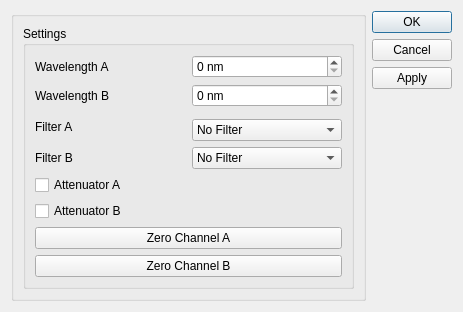
<?xml version="1.0" encoding="UTF-8"?>
<ui version="4.0">
 <class>DialogNewport2936</class>
 <widget class="QDialog" name="DialogNewport2936">
  <property name="geometry">
   <rect>
    <x>0</x>
    <y>0</y>
    <width>463</width>
    <height>293</height>
   </rect>
  </property>
  <property name="windowTitle">
   <string>Dialog</string>
  </property>
  <layout class="QHBoxLayout" name="horizontalLayout_2">
   <item>
    <layout class="QVBoxLayout" name="verticalLayout">
     <item>
      <widget class="QGroupBox" name="group2">
       <property name="title">
        <string/>
       </property>
       <layout class="QVBoxLayout" name="verticalLayout_2">
        <item>
         <widget class="QGroupBox" name="group1">
          <property name="title">
           <string>Settings</string>
          </property>
          <layout class="QGridLayout" name="gridLayout">
           <item row="0" column="1">
            <widget class="QSpinBox" name="spinWavelengthA">
             <property name="suffix">
              <string> nm</string>
             </property>
             <property name="prefix">
              <string/>
             </property>
            </widget>
           </item>
           <item row="4" column="0" rowspan="2" colspan="2">
            <widget class="QLabel" name="label_6">
             <property name="text">
              <string>Filter A</string>
             </property>
            </widget>
           </item>
           <item row="5" column="1">
            <widget class="QComboBox" name="comboFilterA">
             <item>
              <property name="text">
               <string>No Filter</string>
              </property>
             </item>
             <item>
              <property name="text">
               <string>Analog</string>
              </property>
             </item>
             <item>
              <property name="text">
               <string>Digital</string>
              </property>
             </item>
             <item>
              <property name="text">
               <string>Digital + Analog</string>
              </property>
             </item>
            </widget>
           </item>
           <item row="0" column="0">
            <widget class="QLabel" name="label_3">
             <property name="text">
              <string>Wavelength A</string>
             </property>
            </widget>
           </item>
           <item row="2" column="0">
            <widget class="QLabel" name="label_4">
             <property name="text">
              <string>Wavelength B</string>
             </property>
            </widget>
           </item>
           <item row="6" column="0">
            <widget class="QLabel" name="label">
             <property name="text">
              <string>Filter B</string>
             </property>
            </widget>
           </item>
           <item row="6" column="1">
            <widget class="QComboBox" name="comboFilterB">
             <item>
              <property name="text">
               <string>No Filter</string>
              </property>
             </item>
             <item>
              <property name="text">
               <string>Analog</string>
              </property>
             </item>
             <item>
              <property name="text">
               <string>Digital</string>
              </property>
             </item>
             <item>
              <property name="text">
               <string>Digital + Analog</string>
              </property>
             </item>
            </widget>
           </item>
           <item row="7" column="0">
            <widget class="QCheckBox" name="checkAttenA">
             <property name="text">
              <string>Attenuator A</string>
             </property>
            </widget>
           </item>
           <item row="8" column="0">
            <widget class="QCheckBox" name="checkAttenB">
             <property name="text">
              <string>Attenuator B</string>
             </property>
            </widget>
           </item>
           <item row="9" column="0" colspan="2">
            <widget class="QPushButton" name="btnZeroA">
             <property name="text">
              <string>Zero Channel A</string>
             </property>
            </widget>
           </item>
           <item row="2" column="1">
            <widget class="QSpinBox" name="spinWavelengthB">
             <property name="suffix">
              <string> nm</string>
             </property>
            </widget>
           </item>
           <item row="10" column="0" colspan="2">
            <widget class="QPushButton" name="btnZeroB">
             <property name="text">
              <string>Zero Channel B</string>
             </property>
            </widget>
           </item>
          </layout>
         </widget>
        </item>
        <item>
         <spacer name="verticalSpacer">
          <property name="orientation">
           <enum>Qt::Vertical</enum>
          </property>
          <property name="sizeHint" stdset="0">
           <size>
            <width>20</width>
            <height>4</height>
           </size>
          </property>
         </spacer>
        </item>
       </layout>
      </widget>
     </item>
    </layout>
   </item>
   <item>
    <widget class="QDialogButtonBox" name="buttonBox">
     <property name="locale">
      <locale language="German" country="Germany"/>
     </property>
     <property name="orientation">
      <enum>Qt::Vertical</enum>
     </property>
     <property name="standardButtons">
      <set>QDialogButtonBox::Apply|QDialogButtonBox::Cancel|QDialogButtonBox::Ok</set>
     </property>
    </widget>
   </item>
  </layout>
 </widget>
 <resources/>
 <connections/>
</ui>
